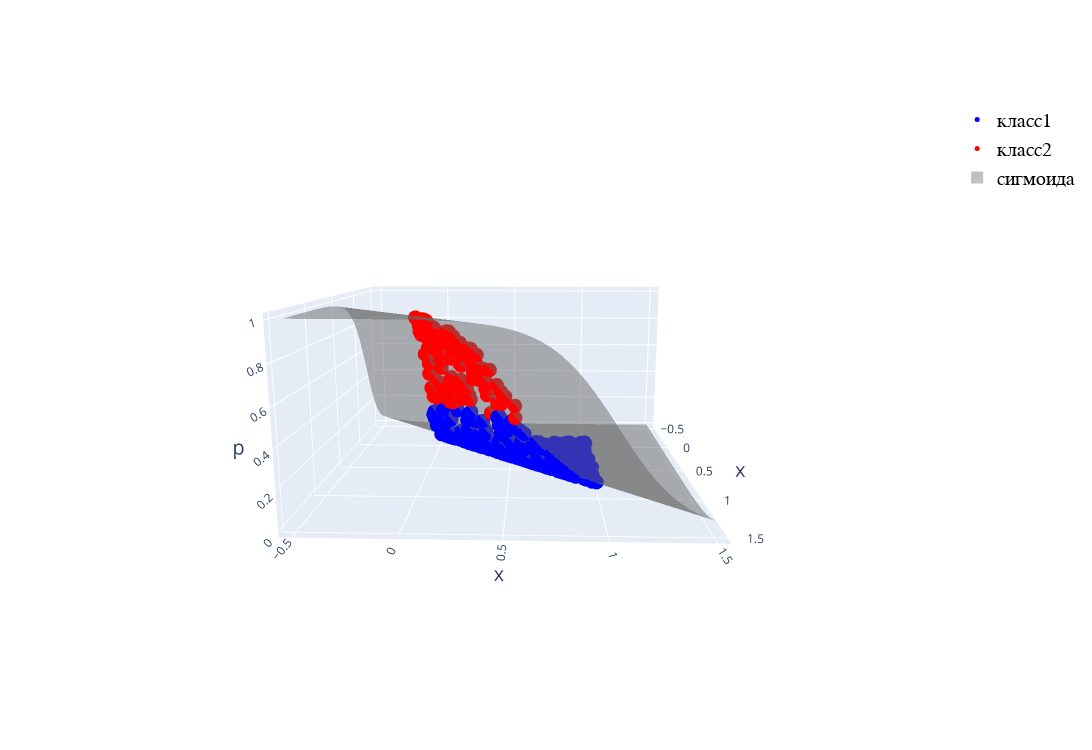

The code cell stored with this chart in its notebook:
### Markdown cell above
## Нанесем двумерную сигмоиду

### Code cell
from plotly.subplots import make_subplots

x1 = np.linspace(-0.5, 1.5, 50)
x2 = np.linspace(-0.5, 1.5, 50)

x1, x2 = np.meshgrid(x1,x2)
pp = sim_fun(
    x1*model.coef_[0,0] + x2*model.coef_[0,1] + model.intercept_[0]
)

i_ind, j_ind, k_ind = visualisations.get_meshtraces(x1)

fig = make_subplots(
    rows=1, cols=1,
    specs=[[{"type": "mesh3d"}]]
)

fig.append_trace(
    go.Scatter3d(
        x = X[np.invert(Y), 0].flatten(),
        y = X[np.invert(Y), 1].flatten(),
        z = model.predict_proba(X[np.invert(Y), :])[:,1].flatten(),
        marker = {'size':5, 'color':'#0000ff'},
        name = 'класс1',
        mode = 'markers',
    ),
    row = 1,col = 1
)


fig.append_trace(
    go.Scatter3d(
        x = X[Y, 0].flatten(),
        y = X[Y, 1].flatten(),
        z = model.predict_proba(X[Y, :])[:,1].flatten(),
        marker = {'size':5, 'color':'red'},
        name = 'класс2',
        mode = 'markers'
    ),
    row = 1,col = 1
)

fig.append_trace(
    go.Mesh3d(    
        x=x1.ravel(),
        y=x2.ravel(),
        z=pp.ravel(),
        opacity=0.5, color='gray',
        colorbar_thickness=25, 
        flatshading=True,
        showlegend = True,
        name = 'сигмоида',
        i = i_ind, j = j_ind, k = k_ind
    ),
    row = 1,col = 1
)


fig.update_layout(
    height=750, width=1500
)

fig.layout.scene1.camera.eye=dict(x=-1.4, y=-1.4, z=0.5) 

fig.layout.scene1.xaxis=dict(title_text = "x", titlefont = {'size':20}) 
fig.layout.scene1.yaxis=dict(title_text = "x", titlefont = {'size':20}) 
fig.layout.scene1.zaxis=dict(title_text = "p", titlefont = {'size':20}) 
fig.update_layout(    
    legend=dict(
        font=dict(
            family="Courier",
            size=20,
            color="black",
        )
    )
)

fig.show()
fig.write_image('pictures/scatter3d_with_sigmoid.png')
fig.write_html("pictures/scatter3d_with_sigmoid.html")

### Figure 1 — Plotly figure (JSON) as saved in the notebook; plotly's stock layout.template omitted (floating-point values rounded to 4 significant figures; data arrays with more than 128 entries replaced by an {"elided": "..."} marker saying what was removed)
{"data": [{"marker": {"color": "#0000ff", "size": 5}, "mode": "markers", "name": "класс1", "scene": "scene", "type": "scatter3d", "x": {"elided": "493 float values"}, "y": {"elided": "493 float values"}, "z": {"elided": "493 float values"}}, {"marker": {"color": "red", "size": 5}, "mode": "markers", "name": "класс2", "scene": "scene", "type": "scatter3d", "x": [0.9701, 0.8734, 0.8242, 0.8899, 0.9204, 0.9085, 0.7179, 0.7042, 0.9002, 0.679, 0.8258, 0.8791, 0.5641, 0.6147, 0.9585, 0.9691, 0.9663, 0.8994, 0.9224, 0.9964, 0.6935, 0.9471, 0.741, 0.7584, 0.8722, 0.598, 0.6157, 0.7041, 0.5692, 0.5356, 0.9698, 0.9068, 0.8936, 0.9315, 0.5525, 0.9348, 0.8138, 0.9625, 0.9993, 0.838, 0.9948, 0.7852, 0.5326, 0.8791, 0.9906, 0.986, 0.7623, 0.469, 0.5895, 0.6842, 0.9807, 0.4379, 0.6655, 0.8177, 0.9202, 0.9406, 0.8593, 0.998, 0.4569, 0.9313, 0.9483, 0.8794, 0.9168, 0.7029, 0.7303, 0.9247, 0.8427, 0.9926, 0.7902, 0.8823, 0.6881, 0.8228, 0.6552, 0.8605, 0.7447, 0.6873, 0.9785, 0.7692, 0.9628, 0.6442, 0.6605, 0.5952, 0.5447, 0.7945, 0.9766, 0.9216, 0.8993, 0.8908, 0.9969, 0.9158, 0.9722, 0.8693, 0.5538, 0.8531, 0.8445, 0.9183, 0.8026, 0.4752, 0.7474, 0.9457, 0.7583, 0.5393, 0.7475, 0.6893, 0.9932, 0.733, 0.8682], "y": [0.3211, 0.1541, 0.05462, 0.07298, 0.08055, 0.05797, 0.2785, 0.1907, 0.1271, 0.2247, 0.2393, 0.3421, 0.07808, 0.003968, 0.4819, 0.4651, 0.3769, 0.2454, 0.1016, 0.07026, 0.03923, 0.5416, 0.007067, 0.03885, 0.3088, 0.1625, 0.1375, 0.2429, 0.1621, 0.1121, 0.2131, 0.3468, 0.4419, 0.1506, 0.04027, 0.2186, 0.1226, 0.2465, 0.5415, 0.3032, 0.3382, 0.02381, 0.01469, 0.376, 0.1922, 0.0741, 0.001465, 0.01678, 0.02248, 0.2025, 0.2946, 0.02462, 0.1072, 0.08604, 0.4666, 0.3414, 0.1909, 0.4072, 0.04638, 0.224, 0.2028, 0.01558, 0.3871, 0.1086, 0.2711, 0.2972, 0.0107, 0.3068, 0.1767, 0.2376, 0.1656, 0.2301, 0.2225, 0.3835, 0.2261, 0.03532, 0.1804, 0.1338, 0.1733, 0.1644, 0.1764, 0.02596, 0.1377, 0.0497, 0.4882, 0.06485, 0.3354, 0.3842, 0.05459, 0.3019, 0.4429, 0.06944, 0.1496, 0.1945, 0.05135, 0.1019, 0.4019, 0.02795, 0.01408, 0.2151, 0.05416, 0.09781, 0.2595, 0.2168, 0.01848, 0.09443, 0.179], "z": [0.7522, 0.8228, 0.8629, 0.8938, 0.9065, 0.9118, 0.4566, 0.5689, 0.8657, 0.479, 0.6737, 0.6047, 0.5263, 0.704, 0.5151, 0.5566, 0.6785, 0.7574, 0.8961, 0.9426, 0.7566, 0.4078, 0.8349, 0.8225, 0.6425, 0.4498, 0.5148, 0.4897, 0.4073, 0.4314, 0.854, 0.6379, 0.4767, 0.8713, 0.5658, 0.8203, 0.7962, 0.8203, 0.4868, 0.6014, 0.7609, 0.8568, 0.5742, 0.5546, 0.8829, 0.9377, 0.8563, 0.4743, 0.6456, 0.5207, 0.7919, 0.4155, 0.6337, 0.8333, 0.4797, 0.6913, 0.7729, 0.6806, 0.4116, 0.8121, 0.8452, 0.918, 0.5943, 0.6834, 0.4869, 0.7267, 0.9021, 0.7917, 0.7086, 0.7467, 0.5821, 0.682, 0.4461, 0.515, 0.5768, 0.7539, 0.8827, 0.7353, 0.8772, 0.5175, 0.5241, 0.6487, 0.4071, 0.844, 0.5331, 0.9148, 0.6434, 0.56, 0.9477, 0.7098, 0.5942, 0.8835, 0.4029, 0.7624, 0.8792, 0.8936, 0.3996, 0.4667, 0.8343, 0.8329, 0.8084, 0.4585, 0.5308, 0.5068, 0.9567, 0.7388, 0.7944]}, {"color": "gray", "colorbar": {"thickness": 25}, "flatshading": true, "i": {"elided": "4802 int values"}, "j": {"elided": "4802 int values"}, "k": {"elided": "4802 int values"}, "name": "сигмоида", "opacity": 0.5, "scene": "scene", "showlegend": true, "type": "mesh3d", "x": {"elided": "2500 float values"}, "y": {"elided": "2500 float values"}, "z": {"elided": "2500 float values"}}], "layout": {"height": 750, "legend": {"font": {"color": "black", "family": "Courier", "size": 20}}, "scene": {"aspectmode": "auto", "aspectratio": {"x": 1.26, "y": 1.26, "z": 0.6299}, "camera": {"center": {"x": 0, "y": 0, "z": 0}, "eye": {"x": 2.419, "y": 0.08055, "z": 0.485}, "projection": {"type": "perspective"}, "up": {"x": 0, "y": 0, "z": 1}}, "domain": {"x": [0, 1], "y": [0, 1]}, "xaxis": {"title": {"font": {"size": 20}, "text": "x"}, "type": "linear"}, "yaxis": {"title": {"font": {"size": 20}, "text": "x"}, "type": "linear"}, "zaxis": {"title": {"font": {"size": 20}, "text": "p"}, "type": "linear"}}, "width": 1500}}
